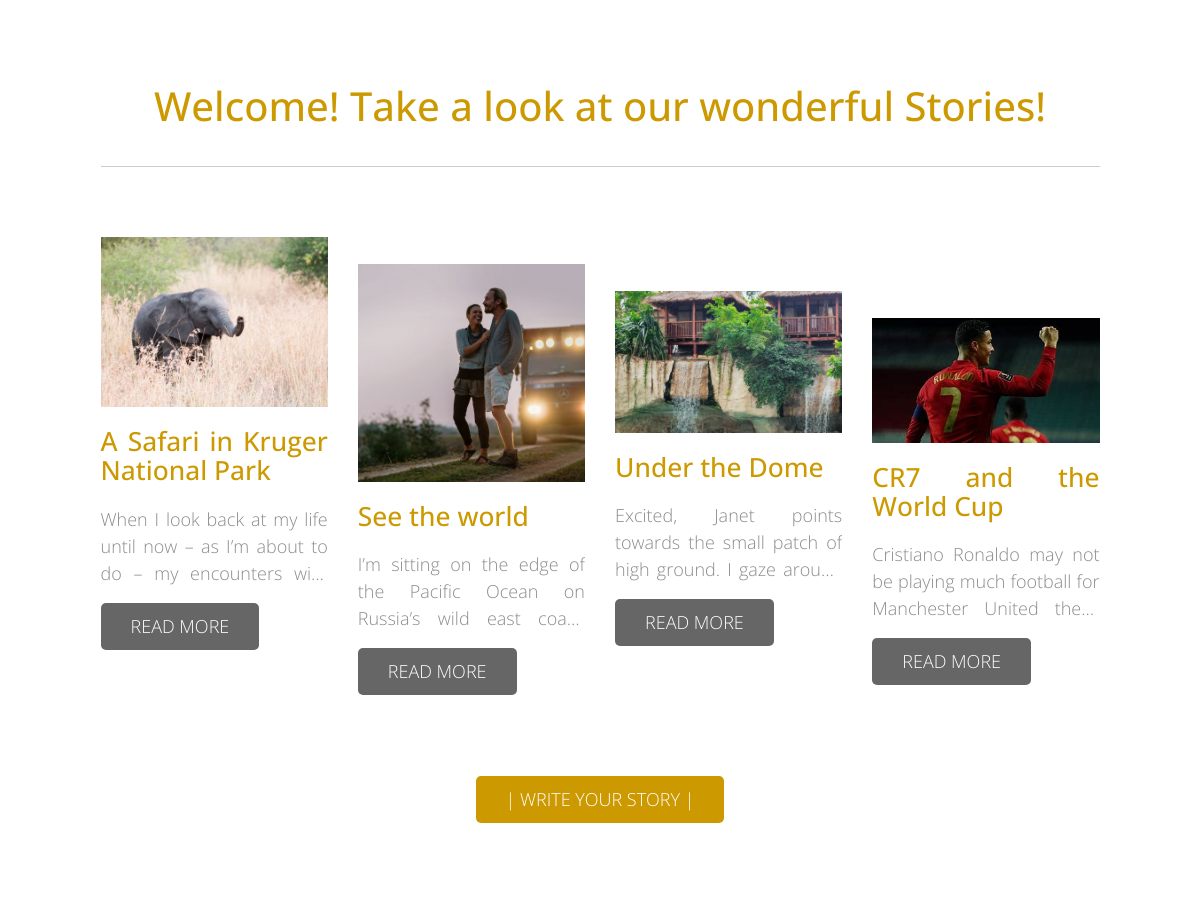
The app's page / (middle part), older data.
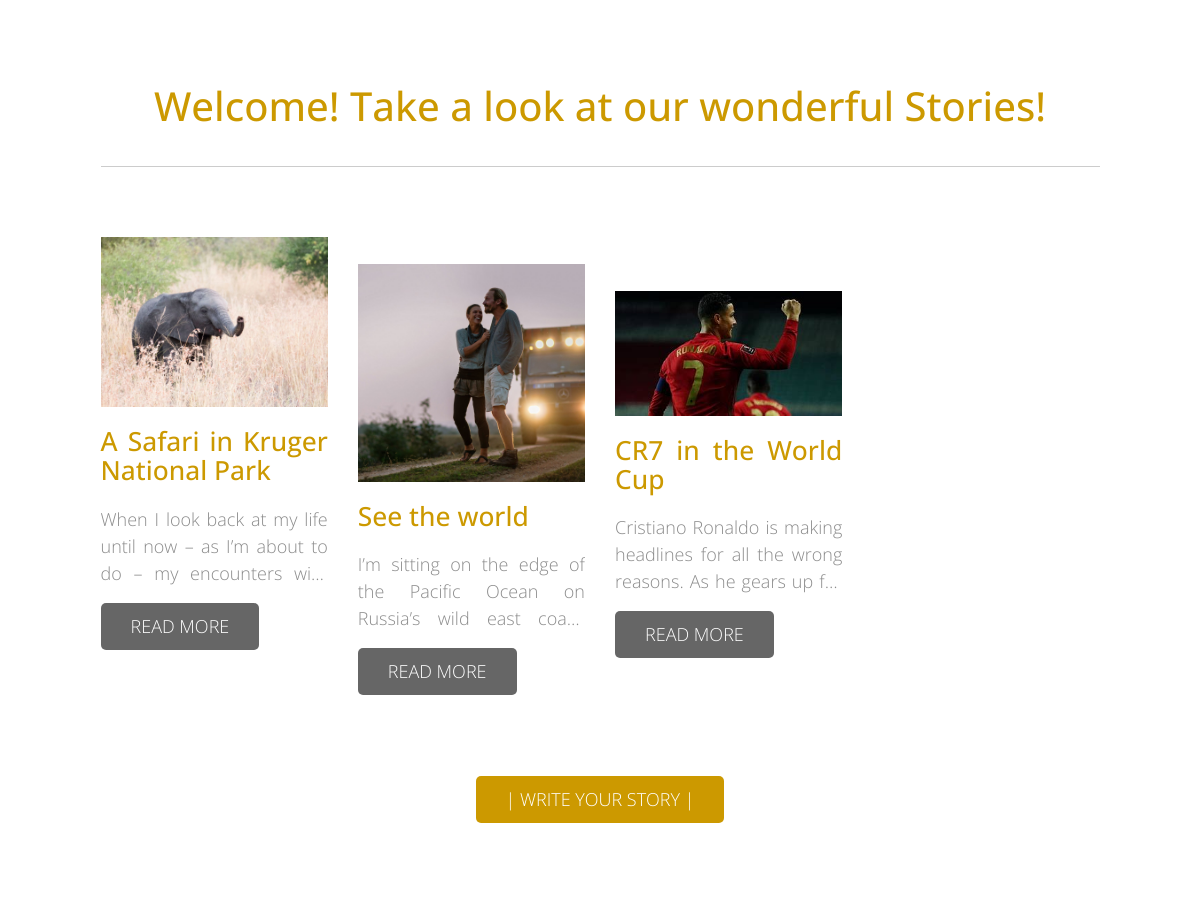
The same page, newer data.
### blog/models.py (models this page shows, shortened)
class Story(models.Model):
	title = models.CharField('Story name',max_length=100)
	text = models.TextField()
	img = models.ImageField(upload_to = 'images', default=None)
	user = models.ForeignKey(User, on_delete=models.CASCADE)

### blog/views.py (the view)
# urls.py: path("", views.home, name="home"),
def home(request):
	request.user
	story_list = Story.objects.all()
	template = loader.get_template("blog/home.html")
	return render(request, "blog/home.html", {'story_list':story_list})

### blog/templates/blog/home.html (shortened to what this page needs)
{% extends './base.html' %}
{% load static %}
{% block content %}
<body>
    <section class="tm-section">
        <div class="container-fluid">
            <div class="row">
                <div class="col-xs-12 col-sm-12 col-md-12 col-lg-12 text-xs-center">
                    <h1 class="tm-gold-text tm-title">Welcome! Take a look at our wonderful Stories!</h1>
                </div>
            </div>
            <hr>
            <br>
            <br>
            <div class="row">
                {% for story in story_list %}
		        <div class="col-xs-12 col-sm-6 col-md-6 col-lg-3 col-xl-3">
		            <div class="tm-content-box">
                        {% if story.img %}
                        <img src='{{story.img.url}}' alt="connect" class="tm-margin-b-20 img-fluid">
		                {% endif %}
                        <h3 class="tm-margin-b-20 tm-gold-text">{{story.title}}</h3>
		        	<div class="ellipsis"> {{story.text}} </div>
                        <a href="story_details/?st={{story.id}}" class="tm-btn tm-btn-gray text-uppercase">Read More</a>
		            </div>
		        </div>
        	    <br>
	            {% endfor %}
        </div>
        <br>
        <br>
        <br>
        <div class="col-xs-12 col-sm-12 col-md-12 col-lg-12 text-xs-center">
            <a href="/new_story" class="tm-btn text-uppercase">| Write your story |</a>
        </div>
    </section>
</body>
{% endblock content %}

### blog/templates/blog/base.html (shortened to what this page needs)
{% load static %}
<!DOCTYPE html>
<html>
<head>
    <link rel="stylesheet" href={% static 'css/bootstrap.min.css' %}>
    <link rel="stylesheet" href={% static 'css/templatemo-style.css' %}>
</head>
<body>
  <main>
    <div class="container">
    {% block content %}
    {% endblock %}
    </div>
  </main>
</body>
</html>

### static/css/templatemo-style.css (style rules this page uses)
body { color: #8c8c8c; font-family: 'Open Sans', Helvetica, Arial, sans-serif; font-size: 18px; font-weight: 300; overflow-x: hidden; }
a, button { transition: all 0.3s ease; }
.container-fluid { margin-left: auto; margin-right: auto; max-width: 1390px; overflow-x: hidden; }
@media (max-width: 1390px) { .container-fluid { padding-left: 5%; padding-right: 5%; } }
.tm-gold-text { color: #cc9900; }
.tm-section { padding-top: 80px; padding-bottom: 100px; }
.tm-title { margin-bottom: 1rem; line-height: 1.4; }
.tm-content-box { max-width: 310px; margin: 0 auto; }
h3 { font-size: 1.65rem; }
.tm-btn { color: white; background-color: #cc9900; border: none; border-radius: 5px; display: inline-block; padding: 10px 30px; }
.tm-btn-gray { background-color: #666666; }
.tm-margin-b-20 { margin-bottom: 20px; }
hr { border-top: 1px solid #CCCCCC; }

### blog/templates/blog/home.html (style rules this page uses)
div.ellipsis { overflow: hidden; text-overflow: ellipsis; display: -webkit-box; -webkit-line-clamp: 3; -webkit-box-orient: vertical; }
div { text-align: justify; text-justify: inter-word; }

Row changes from the older to the newer data that the page shows:
removed Story: img (picture), title "Under the Dome", text "Excited, Janet points towards the small patch of high ground. I gaze…"
removed Story: img (picture), title "CR7 and the World Cup", text "Cristiano Ronaldo may not be playing much football for Manchester United…"
added Story: img (picture), title "CR7 in the World Cup", text "Cristiano Ronaldo is making headlines for all the wrong reasons. As he gears up…"
